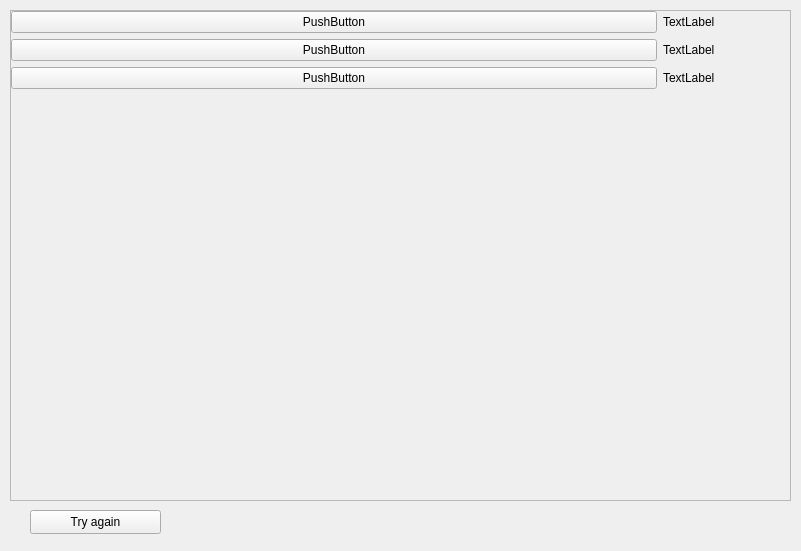
<?xml version="1.0" encoding="UTF-8"?>
<ui version="4.0">
 <class>Form</class>
 <widget class="QWidget" name="Form">
  <property name="geometry">
   <rect>
    <x>0</x>
    <y>0</y>
    <width>801</width>
    <height>551</height>
   </rect>
  </property>
  <property name="windowTitle">
   <string>Form</string>
  </property>
  <widget class="QScrollArea" name="scrollArea">
   <property name="geometry">
    <rect>
     <x>10</x>
     <y>10</y>
     <width>781</width>
     <height>491</height>
    </rect>
   </property>
   <property name="widgetResizable">
    <bool>true</bool>
   </property>
   <widget class="QWidget" name="scrollAreaWidgetContents">
    <property name="geometry">
     <rect>
      <x>0</x>
      <y>0</y>
      <width>779</width>
      <height>489</height>
     </rect>
    </property>
    <widget class="QWidget" name="gridLayoutWidget">
     <property name="geometry">
      <rect>
       <x>0</x>
       <y>0</y>
       <width>781</width>
       <height>491</height>
      </rect>
     </property>
     <layout class="QGridLayout" name="gridLayout" columnstretch="5,1">
      <item row="1" column="0">
       <widget class="QPushButton" name="pushButton_2">
        <property name="text">
         <string>PushButton</string>
        </property>
       </widget>
      </item>
      <item row="3" column="0">
       <spacer name="verticalSpacer">
        <property name="orientation">
         <enum>Qt::Vertical</enum>
        </property>
        <property name="sizeHint" stdset="0">
         <size>
          <width>20</width>
          <height>40</height>
         </size>
        </property>
       </spacer>
      </item>
      <item row="0" column="0">
       <widget class="QPushButton" name="pushButton">
        <property name="text">
         <string>PushButton</string>
        </property>
       </widget>
      </item>
      <item row="0" column="1">
       <widget class="QLabel" name="label">
        <property name="text">
         <string>TextLabel</string>
        </property>
       </widget>
      </item>
      <item row="2" column="0">
       <widget class="QPushButton" name="pushButton_3">
        <property name="text">
         <string>PushButton</string>
        </property>
       </widget>
      </item>
      <item row="1" column="1">
       <widget class="QLabel" name="label_2">
        <property name="text">
         <string>TextLabel</string>
        </property>
       </widget>
      </item>
      <item row="2" column="1">
       <widget class="QLabel" name="label_3">
        <property name="text">
         <string>TextLabel</string>
        </property>
       </widget>
      </item>
     </layout>
    </widget>
   </widget>
  </widget>
  <widget class="QPushButton" name="tryagain">
   <property name="geometry">
    <rect>
     <x>30</x>
     <y>510</y>
     <width>131</width>
     <height>24</height>
    </rect>
   </property>
   <property name="text">
    <string>Try again</string>
   </property>
  </widget>
 </widget>
 <resources/>
 <connections/>
</ui>
